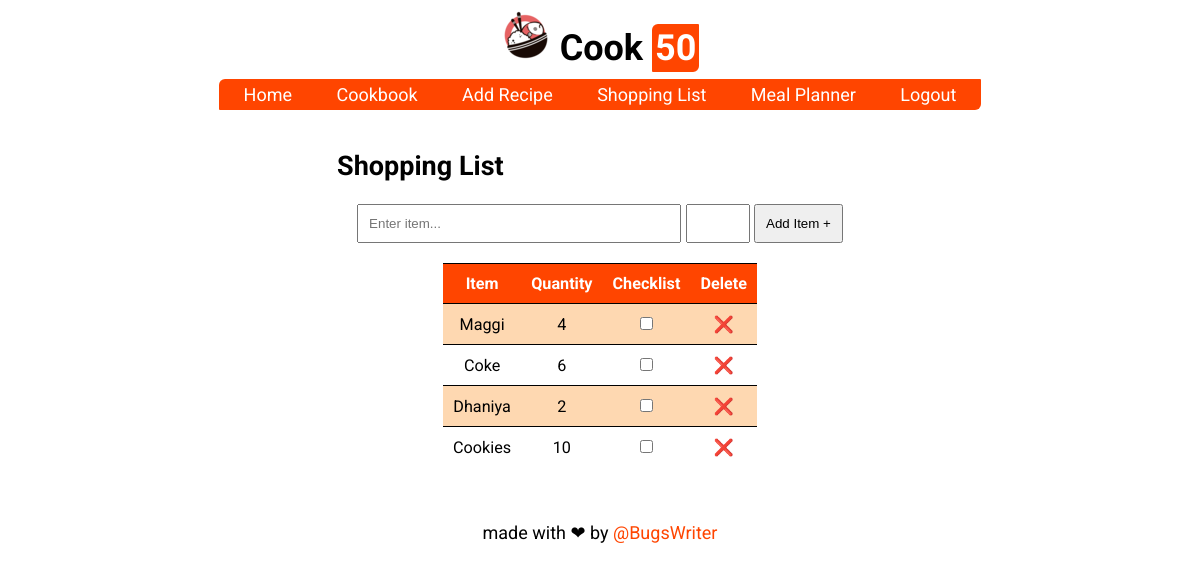
/shopping_list (signed in), run on an earlier commit of the app's database.
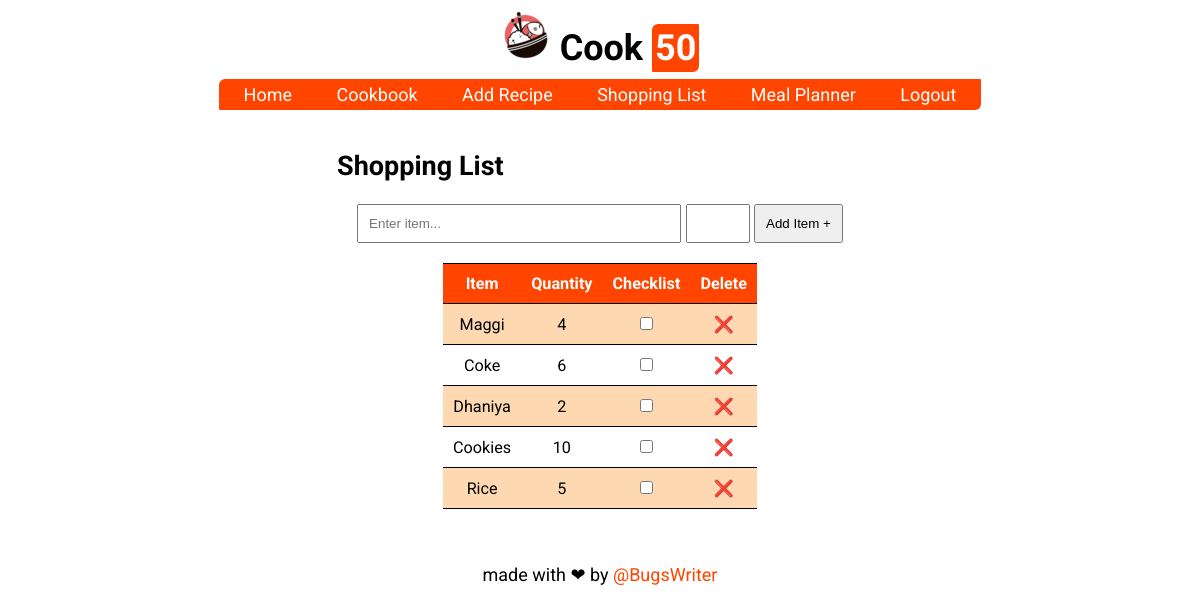
And on a later commit of the database.
### tables this page shows
CREATE TABLE shopping_list(
    item TEXT NOT NULL,
    quantity INT,
    user_id INT NOT NULL,
    FOREIGN KEY(user_id) REFERENCES user(rowid)
);

### cookpkg/routes.py (the view)
@app.route("/shopping_list", methods=["GET", "POST"])
def shopping_list():
    if not request.cookies.get("user_id"):
        return redirect(url_for('login'))
    if request.method == "POST":
        uid = request.cookies.get("user_id")
        item = request.form["item"]
        quan = request.form["quan"]
        crud_add_item(uid, item, quan)
    uid = request.cookies.get("user_id")
    sl = crud_get_item(uid)
    return render_template("shopping_list.html", sl=sl)

### cookpkg/crud.py (called while the page is built)
def crud_get_item(uid):
    conn = sqlite3.connect(DB_NAME)
    c = conn.cursor()
    sql = "SELECT rowid, * FROM shopping_list WHERE user_id={}".format(uid)
    data = []
    for row in c.execute(sql):
        data.append(list(row))
    conn.close()
    return data

### cookpkg/templates/shopping_list.html
{% extends "layout.html" %}
{% block content %}
<h2>Shopping List</h2>
<form method="POST" class="slform">
  <input type="text" name="item" placeholder="Enter item...">
  <input type="number" name="quan">
  <input type="submit" value="Add Item +">
</form>
<div class="result-box">
  <table>
    <tr>
      <th>Item</th>
      <th>Quantity</th>
      <th>Checklist</th>
      <th>Delete</th>
    </tr>
    {% for item in sl %}
    <tr>
      <td>{{ item[1] }}</td>
      <td>{{ item[2] }}</td>
      <td><input type="checkbox"></td>
      <td><a href="/delete_item?id={{ item[0] }}">❌</a></td>
    </tr>
    {% endfor %}
  </table>
</div>
{% endblock content %}

What changed in the data, as far as the page shows it:
added shopping_list: item "Rice", quantity "5"
